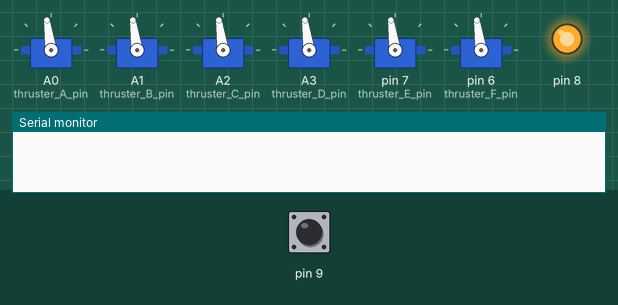
A sketch run on a simulated Arduino Uno, built with avr-gcc and run on an emulated ATmega328P. Shown: 6 × servo, output pins drawn as LEDs (lit = HIGH), the last lines printed to the serial monitor. The inputs (shaded band) are chosen by the test bench; at power-on: pin 9 HIGH.

Above: at 6.1 s.
6.2 s: pin 9 pulsed HIGH 2 times (0.12 s each, 0.3 s apart)
At 7.7 s:
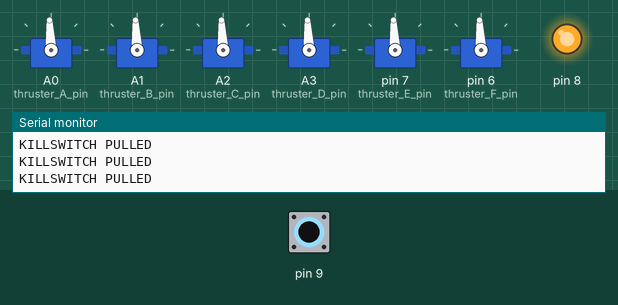
9.8 s: pin 9 pulsed HIGH 5 times (0.12 s each, 0.3 s apart)
At 10.5 s:
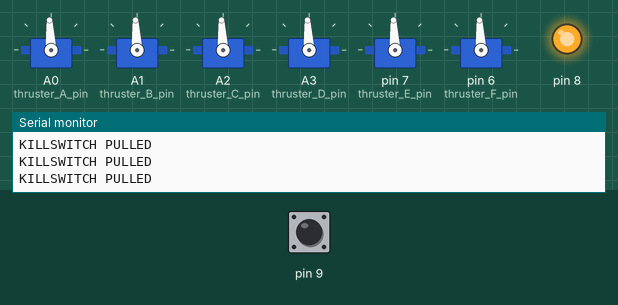
Timing chart, 0 to 14.3 s (numbered marks = the images above; inputs shaded):
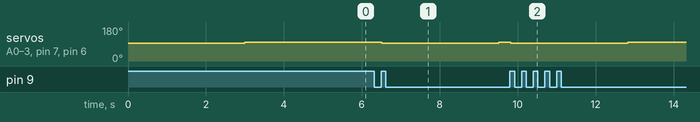

Measured:
- after the input at 6.2 s, servo on A0 (thruster_A_pin), servo on A1 (thruster_B_pin), servo on A2 (thruster_C_pin), servo on A3 (thruster_D_pin), servo on pin 7 (thruster_E_pin), servo on pin 6 (thruster_F_pin): 98° → 93° after 0.31 s, → 98° 3.0 s later
- after the input at 9.8 s, servo on A0 (thruster_A_pin), servo on A1 (thruster_B_pin), servo on A2 (thruster_C_pin), servo on A3 (thruster_D_pin), servo on pin 7 (thruster_E_pin), servo on pin 6 (thruster_F_pin): 98° → 93° at once, → 98° 3.0 s later

The sketch:

basic_pwm_without_mcp.ino
```cpp
#include <Servo.h>

byte thruster_A_pin = A0;
byte thruster_B_pin = A1;
byte thruster_C_pin = A2;
byte thruster_D_pin = A3;
byte thruster_E_pin = 7;
byte thruster_F_pin = 6;

Servo thruster_A;
Servo thruster_B;
Servo thruster_C;
Servo thruster_D;
Servo thruster_E;
Servo thruster_F;

int ks_state;
long pwm = 1550;

void esc_innit() {
  thruster_A.writeMicroseconds(1500);
  thruster_B.writeMicroseconds(1500);
  thruster_C.writeMicroseconds(1500);
  thruster_D.writeMicroseconds(1500);
  thruster_E.writeMicroseconds(1500);
  thruster_F.writeMicroseconds(1500);
  delay(3000); // change this for init signal
}


void setup() {
  // put your setup code here, to run once:
  pinMode(9, INPUT);
  pinMode(8, OUTPUT);
  digitalWrite(8, HIGH);
  thruster_A.attach(thruster_A_pin);
  thruster_B.attach(thruster_B_pin);
  thruster_C.attach(thruster_C_pin);
  thruster_D.attach(thruster_D_pin);
  thruster_E.attach(thruster_E_pin);
  thruster_F.attach(thruster_F_pin);
  while (!digitalRead(9)) {
    delay(1);
  }

  ks_state = 1;
  esc_innit();
  Serial.begin(9600);
}

void loop() {
   //put your main code here, to run repeatedly:
  if (!digitalRead(9)) {
    ks_state = 0;
    Serial.println("KILLSWITCH PULLED");
  }
  if (!ks_state && digitalRead(9)) {
    ks_state = 1;
    esc_innit();
  }
  thruster_A.writeMicroseconds(pwm);
  thruster_B.writeMicroseconds(pwm);
  thruster_C.writeMicroseconds(pwm);
  thruster_D.writeMicroseconds(pwm);
  thruster_E.writeMicroseconds(pwm);
  thruster_F.writeMicroseconds(pwm);
}
```
